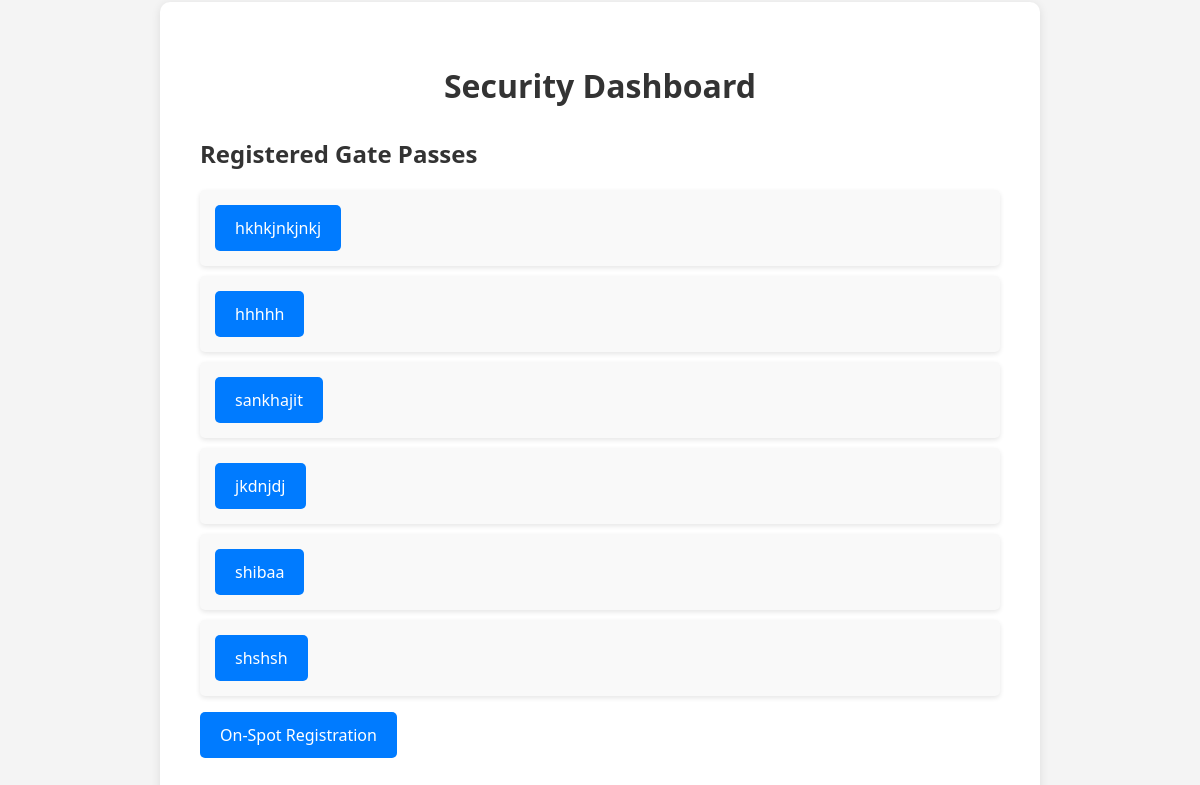
Page /sec_dashboard/ on the committed database.
### app/models.py (models this page shows, shortened)
class GatePass(models.Model):
    name = models.CharField(max_length=100)
    email = models.EmailField()
    dob = models.DateField()
    image = models.ImageField(upload_to='gate_pass_images/')
    contact_no = models.CharField(max_length=15)
    DEPARTMENT_CHOICES = (
        ('CSE', 'Computer Science and Engineering'),
        ('ME', 'Mechanical Engineering'),
        ('CE', 'Civil Engineering'),
        ('EE', 'Electrical Engineering'),
    )
    department = models.CharField(max_length=3, choices=DEPARTMENT_CHOICES)
    reason_to_meet = models.TextField()

### app/views.py (the view)
# urls.py: path('sec_dashboard/', views.security_dashboard, name='security_dashboard'),
def security_dashboard(request):
    gate_passes = GatePass.objects.all()
    return render(request, 'security/security_dashboard.html', {'gate_passes': gate_passes})

### templates/security/security_dashboard.html (shortened to what this page needs)
<!DOCTYPE html>
<html lang="en">
<head>
</head>
<body>
    <div class="container">
        <h1>Security Dashboard</h1>
        <div>
            <h2>Registered Gate Passes</h2>
            <ul>
                {% for gate_pass in gate_passes %}
                    <li>
                        <a href="{% url 'generate_pdf' gate_pass.id %}">{{ gate_pass.name }}</a>
                    </li>
                {% endfor %}
            </ul>
        </div>
        <div>
            <a href="{% url 'on_spot_registration' %}">On-Spot Registration</a>
        </div>
    </div>
</body>
</html>

### templates/security/security_dashboard.html (style rules this page uses)
body { font-family: 'Segoe UI', Tahoma, Geneva, Verdana, sans-serif; margin: 0; padding: 0; background-color: #f4f4f4; display: flex; justify-content: center; align-items: center; height: 100vh; }
.container { width: 800px; padding: 40px; background-color: #fff; border-radius: 10px; box-shadow: 0 2px 10px rgba(0, 0, 0, 0.1); }
h1 { text-align: center; color: #333; margin-bottom: 30px; }
h2 { color: #333; margin-bottom: 20px; }
ul { list-style-type: none; padding: 0; }
li { background-color: #f9f9f9; padding: 15px; border-radius: 5px; margin-bottom: 10px; box-shadow: 0 2px 5px rgba(0, 0, 0, 0.1); }
a { display: inline-block; padding: 12px 20px; background-color: #007bff; color: #fff; text-decoration: none; border-radius: 5px; transition: background-color 0.3s ease; }

### rows in the picture
GatePass: name "hkhkjnkjnkj"
GatePass: name "hhhhh"
GatePass: name "sankhajit"
GatePass: name "jkdnjdj"
GatePass: name "shibaa"
GatePass: name "shshsh"
